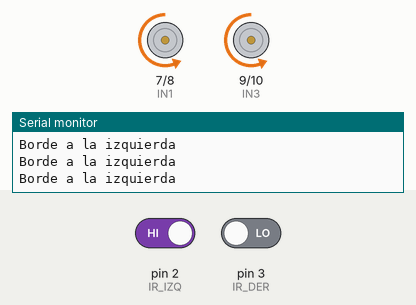
This sketch was run on a simulated Arduino Uno, built with avr-gcc and run on an emulated ATmega328P. On the bench: motor-driver pin pairs drawn as motors (green arrow = first pin HIGH = forward, orange = second pin HIGH = backward, longer = more drive, scaled by the enable pin), the last lines printed to the serial monitor. The test bench sets the inputs (shaded band); at power-on: pin 2 (IR_IZQ) HIGH, pin 3 (IR_DER) LOW. Random numbers use the default seed unless the sketch sets one.

Above: at 1.53 s.
2.2 s: pin 2 (IR_IZQ) driven LOW
At 4.1 s:
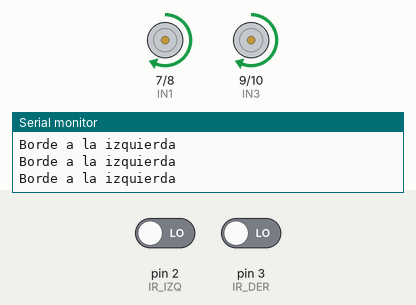
4.4 s: pin 3 (IR_DER) driven HIGH
At 5.9 s:
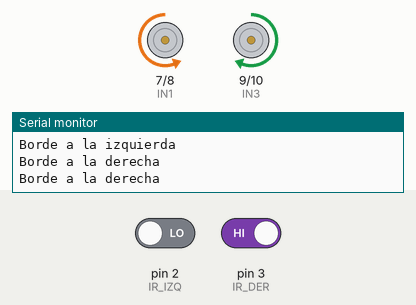
8.0 s: pin 3 (IR_DER) driven LOW
At 8.9 s:
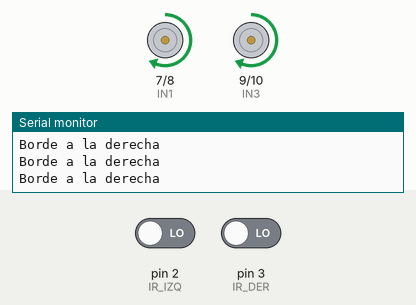
9.9 s: pin 2 (IR_IZQ) driven HIGH
At 11.4 s:
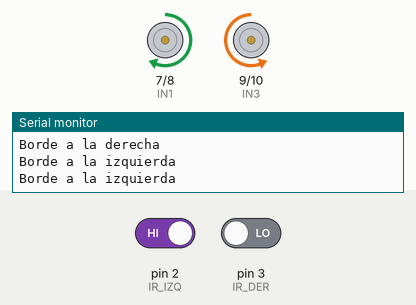
Timing chart, 0 to 14.4 s (numbered marks = the images above; inputs shaded):
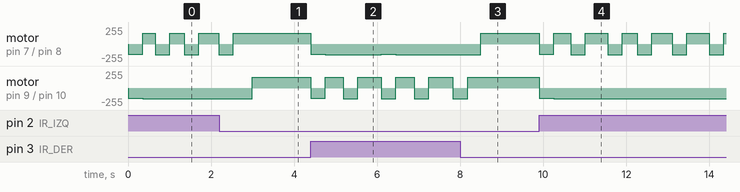

Measured:
- after the input at 2.2 s, motor on pin 9 (IN3) / pin 10 (IN4): backward 160/255 → forward 160/255 after 0.79 s
- after the input at 8.0 s, motor on pin 7 (IN1) / pin 8 (IN2): backward 160/255 → forward 160/255 after 0.50 s
- after the input at 9.9 s, motor on pin 7 (IN1) / pin 8 (IN2): forward 160/255 → backward 150/255 at once, → forward 160/255 0.35 s later, → backward 160/255 0.41 s later, → forward 160/255 0.35 s later, … (12 changes in this stretch); motor on pin 9 (IN3) / pin 10 (IN4): forward 160/255 → backward 150/255 at once, → backward 160/255 0.35 s later

The sketch:

anticaida.ino
```cpp
// Robot que no se cae de la mesa.
// Los sensores IR de abajo miran la mesa. Si uno deja de ver piso (pasa el
// borde), el sensor da HIGH, igual que con la línea negra: no vuelve luz.
// Entonces el robot frena, retrocede y gira hacia el lado contrario.

const int IR_IZQ = 2;   // sensor de piso izquierdo
const int IR_DER = 3;   // sensor de piso derecho

const int ENA = 5, IN1 = 7, IN2 = 8;   // motores del lado izquierdo
const int ENB = 6, IN3 = 9, IN4 = 10;   // motores del lado derecho

// Velocidad de cada lado: de -255 (atrás) a 255 (adelante)
void motores(int izq, int der) {
  izq = constrain(izq, -255, 255);
  der = constrain(der, -255, 255);
  digitalWrite(IN1, izq >= 0 ? HIGH : LOW);
  digitalWrite(IN2, izq >= 0 ? LOW : HIGH);
  analogWrite(ENA, abs(izq));
  digitalWrite(IN3, der >= 0 ? HIGH : LOW);
  digitalWrite(IN4, der >= 0 ? LOW : HIGH);
  analogWrite(ENB, abs(der));
}

const int VELOCIDAD = 140;

void setup() {
  pinMode(IR_IZQ, INPUT);
  pinMode(IR_DER, INPUT);
  pinMode(ENA, OUTPUT); pinMode(IN1, OUTPUT); pinMode(IN2, OUTPUT);
  pinMode(ENB, OUTPUT); pinMode(IN3, OUTPUT); pinMode(IN4, OUTPUT);
  Serial.begin(9600);
  Serial.println("Explorando la mesa...");
}

void loop() {
  bool bordeIzq = digitalRead(IR_IZQ) == HIGH;   // HIGH = no hay piso
  bool bordeDer = digitalRead(IR_DER) == HIGH;

  if (!bordeIzq && !bordeDer) {
    motores(VELOCIDAD, VELOCIDAD);   // todo bien: seguir explorando
    return;
  }

  // ¡Borde! Frenar, retroceder y girar hacia el lado que todavía tiene mesa.
  Serial.println(bordeIzq ? "Borde a la izquierda" : "Borde a la derecha");
  motores(-150, -150);
  delay(350);
  if (bordeIzq) motores(160, -160);   // girar a la derecha
  else motores(-160, 160);            // girar a la izquierda
  delay(300 + random(300));           // un poco al azar para no repetir el camino
  motores(0, 0);
}
```
